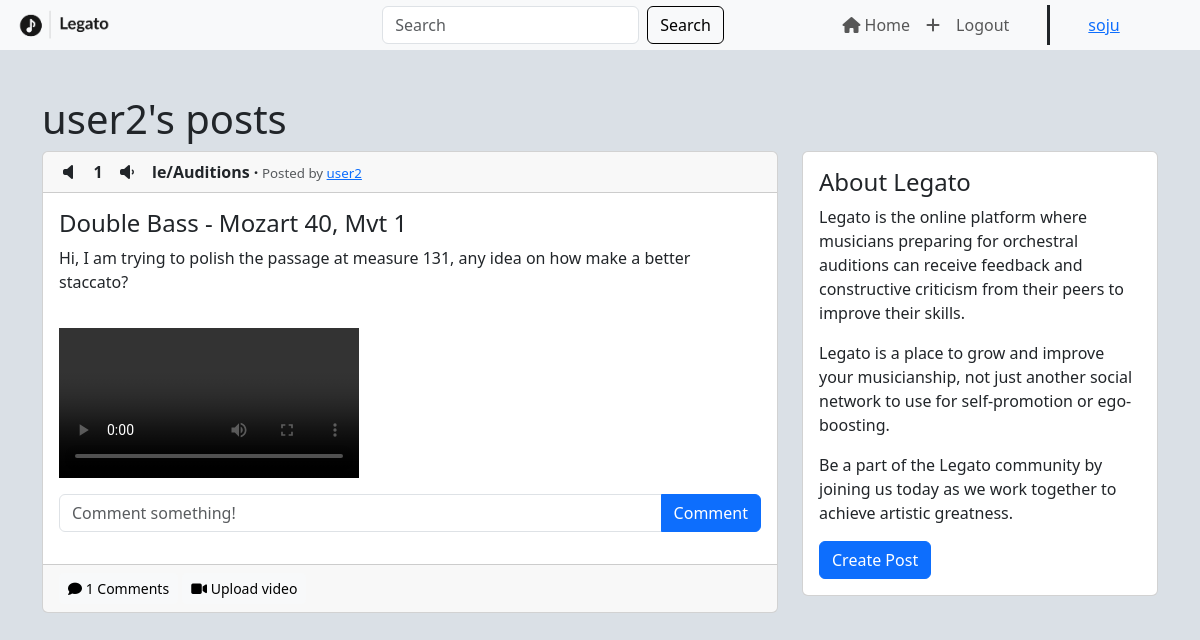
Screenshot of /posts/user2 (signed in) with the database file from the repository.
### legato/models.py (models this page shows)
class User(db.Model, UserMixin):
    id = db.Column(db.Integer, primary_key=True)
    email = db.Column(db.String(150), nullable=False, unique=True)
    username = db.Column(db.String(150), nullable=False, unique=True)
    password = db.Column(db.String(150), nullable=False)
    date_created = db.Column(db.DateTime(timezone=True), default=func.now())
    posts = db.relationship('Post', backref='user', passive_deletes=True)
    comments = db.relationship('Comment', backref='user', passive_deletes=True)
    likes = db.relationship('Like', backref='user', passive_deletes=True)
    dislikes = db.relationship('Dislike', backref='user', passive_deletes=True)

class Post(db.Model):
    id = db.Column(db.Integer, primary_key=True)
    title = db.Column(db.String(60), nullable=False)
    text = db.Column(db.Text, nullable=False)
    date_created = db.Column(db.DateTime(timezone=True), default=func.now())
    author_id = db.Column(db.Integer, db.ForeignKey(
        'user.id', ondelete="CASCADE"), nullable=False)
    comments = db.relationship('Comment', backref='post', passive_deletes=True)
    likes = db.relationship('Like', backref='post', passive_deletes=True)
    dislikes = db.relationship('Dislike', backref='post', passive_deletes=True)
    video = db.Column(db.String(100), nullable=True)

### legato/views.py (the view)
@views.route("/posts/<username>")
@login_required
def posts(username):
    user = User.query.filter_by(username=username).first()
    if not user:
        flash("No user with that username exists", category="error")
        return redirect(url_for("views.index"))
    posts = user.posts
    return render_template("posts.html", user=current_user, posts=posts, username=username)

### legato/__init__.py (called while the page is built)
def create_app():
    app = Flask(__name__)
    app.config['SECRET_KEY'] = SECRET_KEY
    app.config["SQLALCHEMY_DATABASE_URI"] = f"sqlite:///{os.path.join(os.getcwd(), 'database.db')}"
    app.config['UPLOAD_FOLDER'] = UPLOAD_FOLDER
    app.config['MAX_CONTENT_LENGTH'] = 100 * 1024 * 1024
    db.init_app(app)
    from .views import views
    from .auth import auth
    app.register_blueprint(views, url_prefix="/")
    app.register_blueprint(auth, url_prefix="/")
    login_manager = LoginManager()
    login_manager.login_view = "auth.login"
    login_manager.init_app(app)
    @login_manager.user_loader
    def load_user(id):
        return User.query.get(int(id))
    with app.app_context():
        from .models import User
        db.create_all()
    return app

### legato/templates/posts.html (shortened to what this page needs)
{% extends "posts_div.html" %}
{% block header %}
{{username}}'s posts
{% endblock %}

### legato/templates/posts_div.html (shortened to what this page needs)
{% extends "layout.html" %}
{% block main %}
<div class="posts">
  <div class="container">
    <div class="row">
      <h1>{% block header %}Auditions{% endblock %}</h1>
      <div class="col-sm-8">
        {% for post in posts %}
        <div class="card">
          <div class="card-header">
            {% if user.id in post.dislikes|map(attribute="author_id")|list %}
            <i class="fa-solid fa-volume-xmark" id="dislike-button-{{post.id}}" onclick="dislike({{post.id}})"></i>
            {% else %}
            <i class="fa-solid fa-volume-off" id="dislike-button-{{post.id}}" onclick="dislike({{post.id}})"></i>
            {% endif %}
            <span id="counter-{{post.id}}" class="counter">
              {{ post.likes|length - post.dislikes|length}}
            </span>
            {% if user.id in post.likes|map(attribute="author_id")|list %}
            <i class="fa-solid fa-volume-high" id="like-button-{{post.id}}" onclick="like({{post.id}})"></i>
            {% else %}
            <i class="fa-solid fa-volume-low" id="like-button-{{post.id}}" onclick="like({{post.id}})"></i>
            {% endif %}
            <span class="legend"><strong id="sub">le/Auditions ·</strong><span class="text-muted"
                style="font-size: 10pt;"> Posted by
                <a href="/posts/{{post.user.username}}">{{post.user.username}}</a>
                {{ post.time_passed }}</span></span>
          </div>
          <div class="card-body">
            <div class="textual-content">
              <h4 class="card-title">{{ post.title }}</h4>
              <p class="card-text">{{ post.text }}</p>
            </div>
            {% if post.video %}
            <div class="video-container">
              <video controls="controls" preload="preload">
                <source src="/static/{{post.video}}" type="video/mp4">
              </video>
            </div>
            {% endif %}
            <form class="input-group mb-3" id="comment" method="POST" action="/create-comment/{{post.id}}">
              <input type="text" id="text" name="text" class="form-control" placeholder="Comment something!" />
              <button type="submit" class="btn btn-primary">Comment</button>
            </form>
          </div>
          <div class="card-footer text-muted">
            <a data-bs-toggle="collapse" href="#comments-{{post.id}}" class="btn btn-light btn-sm"><i
                class="fas fa-comment"></i>
              {{post.comments|length}} Comments</a>
            <a data-bs-toggle="collapse" href="#upload-{{post.id}}" class="btn btn-light btn-sm"><i
                class="fa-solid fa-video"></i> Upload video</a>
          </div>
        </div>
        <br />
        {% endfor %}
      </div>
      {% block column %}
      <div class="col-sm-4" style="display: block;">
        <div class="card" id="side-card">
          <div class="card-body">
            <h4 class="card-title">About Legato</h4>
            <p class="card-text">
              Legato is the online platform where musicians preparing for orchestral auditions can receive feedback and
              constructive criticism from their peers to improve their skills.
            <p class="card-text">
              Legato is a place to grow and improve your musicianship, not just another social network to use for
              self-promotion or ego-boosting.
            </p>
            </p>
            <p class="card-text"> Be a part of the Legato community by joining us today as we work together to achieve
              artistic greatness.
            </p>
            <a href="/create-post" class="btn btn-primary btn-block">Create Post</a>
          </div>
        </div>
      </div>
      {% endblock %}
    </div>
  </div>
</div>
{% endblock %}

### legato/templates/layout.html (shortened to what this page needs)
<!DOCTYPE html>
<html lang="en">
<head>
  <link href="https://cdn.jsdelivr.net/npm/bootstrap@5.3.0-alpha1/dist/css/bootstrap.min.css" rel="stylesheet"
 />
  <link href="/static/styles.css" rel="stylesheet">
</head>
<body>
  <nav class="navbar navbar-expand-lg bg-body-tertiary fixed-top">
    <div class="container-fluid">
      <a class="navbar-brand" href="/"><img src="/static/Legato-logos_transparent.png" alt=""></a>
      <div class="collapse navbar-collapse" id="navbarTogglerDemo02">
        <form class="d-flex" role="search" style="margin-left: auto;
        margin-right: auto;">
          <input class="form-control me-2" type="search" placeholder="Search" name="search">
          <button class="btn btn-outline-success" type="submit">Search</button>
        </form>
        <ul class="navbar-nav me-auto mb-2 mb-lg-0">
          <li class="nav-item">
            <a class="nav-item nav-link" href="/index"><i class="fa-solid fa-house"></i> Home</a>
          </li>
          {% if user.is_authenticated %}
          <li class="nav-item">
            <a class="nav-item nav-link" href="/create-post"><i class="fa-solid fa-plus"></i></a>
          </li>
          <li class="nav-item">
            <a class="nav-item nav-link" href="/logout">Logout</a>
          </li>
          <div style="margin-left: 30px;border-left-width: 3px;border-left-style: solid;margin-right: 30px;"></div>
          <li class="nav-item">
            <a class="nav-item nav-link" id="nav-username" href="/posts/{{user.username}}">{{user.username}}</a>
          </li>
          {% endif %}
        </ul>
      </div>
    </div>
  </nav>
  <div>{% block main %}{% endblock %}</div>
</body>
</html>

### legato/static/styles.css (style rules this page uses)
body { background: #dae0e6 !important; margin-top: 75px !important; }
.navbar { --bs-navbar-padding-y: 0; }
.navbar-nav { margin-left: auto; margin-right: auto; padding-right: 10px; padding-left: 10px; margin-bottom: 10px; }
.navbar-brand { width: 150px; font-size: 24px; }
.navbar-brand img { height: 40px; float: left; margin-right: 7px; }
#navbarTogglerDemo02 { margin-right: 0px; margin-left: 65px; padding-left: 89px; padding-right: 0px; }
#nav-username { color: rgba(var(--bs-link-color-rgb), var(--bs-link-opacity, 1)); text-decoration: underline; }
.btn-outline-success { --bs-btn-color: black; --bs-btn-border-color: black; --bs-btn-hover-color: #fff; --bs-btn-hover-bg: orange; --bs-btn-hover-border-color: black; --bs-btn-focus-shadow-rgb: 25, 135, 84; --bs-btn-active-color: #fff; --bs-btn-active-bg: orange; --bs-btn-active-border-color: orange; --bs-btn-active-shadow: inset 0 3px 5px rgba(0, 0, 0, 0.125); --bs-btn-disabled-color: orange; --bs-btn-disabled-bg: transparent; --bs-btn-disabled-border-color: orange; --bs-gradient: none; }
.card-header { display: flex; align-items: center; }
.card-header i { font-size: 16px; margin-right: 10px; width: 24px; text-align: center; }
.card-header .counter { font-size: 16px; min-width: 20px; text-align: center; position: relative; left: -6px; font-weight: bold; }
.fa-volume-low { margin-right: 5px; margin-left: 4px; padding-right: 6px; }
.fa-volume-off { margin-left: 1px; min-width: 20px; padding-right: 8px; }
#side-card { position: sticky; top: 55px; }
.posts { padding-top: 20px; }
.video-container { margin: 10px auto; }
video { max-width: 100%; }

### rows the page displays
User: username "soju"
User: username "user2"
Post: likes|length "1", user.username "user2", title "Double Bass - Mozart 40, Mvt 1", text "Hi, I am trying to polish the passage at measure 131, any idea on how make a better staccato?", comments|length "1"
